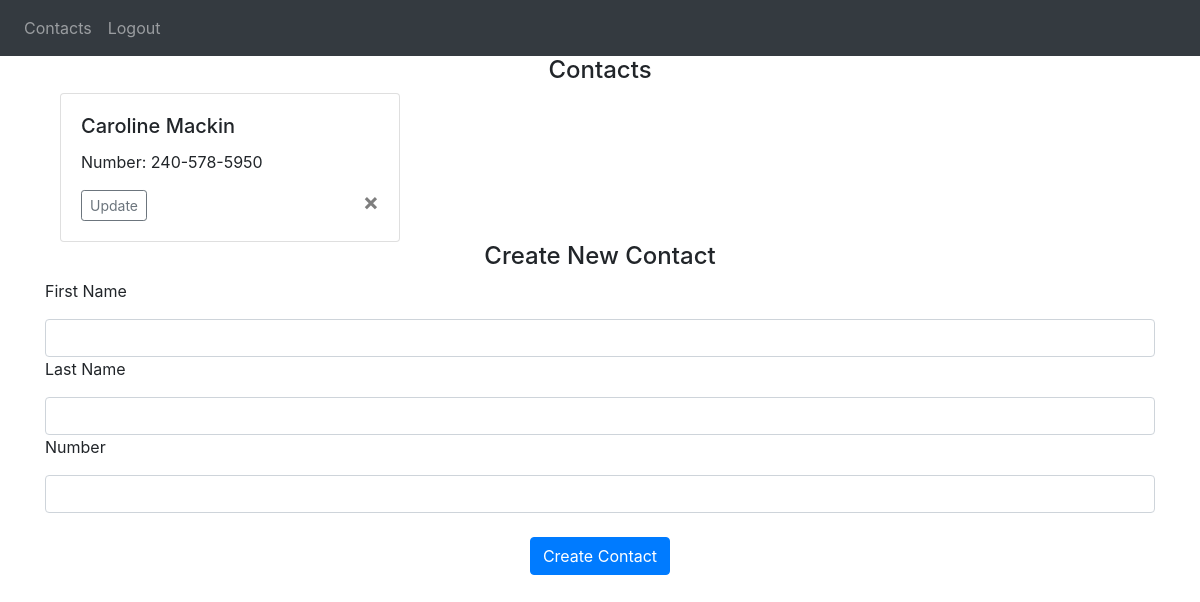
Page / (signed in) on the earlier database version.
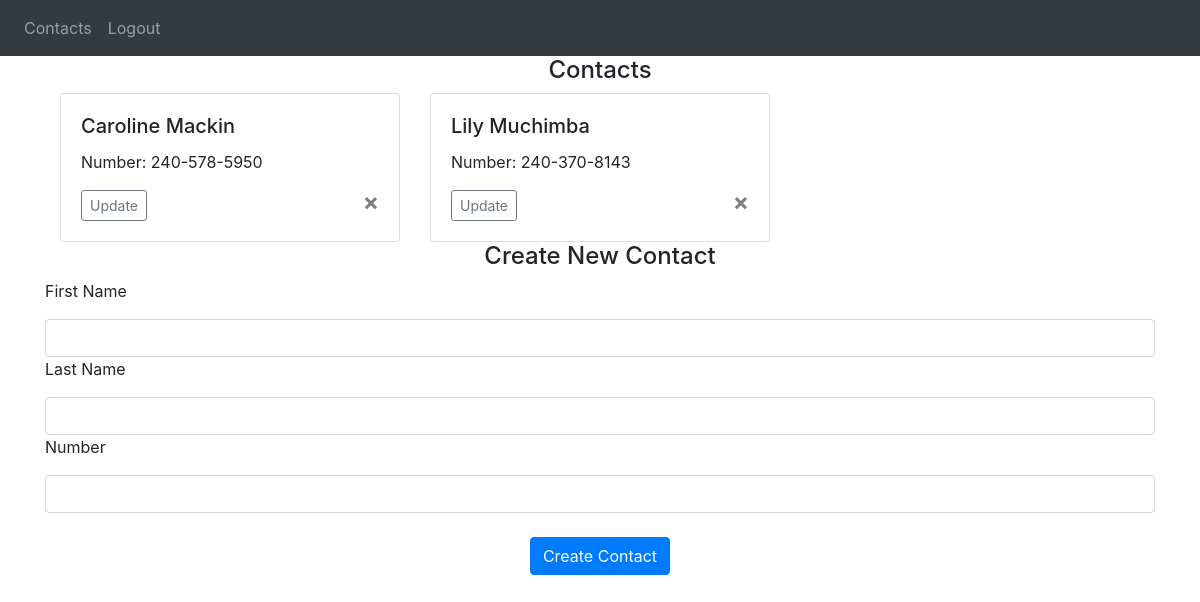
Same page on the later database version.
### Website/models.py (models this page shows)
class Contact(db.Model):
    id = db.Column(db.Integer, primary_key = True)
    first_name = db.Column(db.String(150))
    last_name = db.Column(db.String(150))
    number = db.Column(db.String(150))
    date = db.Column(db.DateTime(timezone = True),default = func.now())
    user_id = db.Column(db.Integer, db.ForeignKey('user.id'))

### Website/views.py (the view, shortened to what this page needs)
@views.route("/",methods=['GET', 'POST'])
@login_required
def contactlist():
    return render_template("contactlist.html", user = current_user)

### Website/__init__.py (called while the page is built)
def create_app():
    app = Flask(__name__)
    app.config['SECRET_KEY'] = 'fhdgwefgifuejukf'
    app.config['SQLALCHEMY_DATABASE_URI'] = f'sqlite:///{DB_NAME}'
    db.init_app(app)
    from .views import views
    from .auth import auth
    app.register_blueprint(views, url_prefix='/')
    app.register_blueprint(auth, url_prefix='/')
    from .models import User, Contact
    create_database(app)
    login_manager = LoginManager()
    login_manager.login_view = 'auth.login'
    login_manager.init_app(app)
    @login_manager.user_loader
    def load_user(id):
        return User.query.get(int(id))
    return app

### Website/templates/contactlist.html (shortened to what this page needs)
{%extends "base.html" %}{% block title %}Contacts{% endblock %}{% block content %}
<h4 align="center">Contacts</h4>
<div class="container">
  <div class="row">
    {% for contact in user.contacts %}
    <div class="col-md-4">
      <div class="card">
        <div class="card-body">
          <h5 class="card-title">{{ contact.first_name }} {{ contact.last_name }}</h5>
          <p class="card-text">Number: {{ contact.number }}</p>
          <button type = "button" class="close" onClick ="deleteContact({{ contact.id }})">
            <span aria-hidden="true">&times;</span>
          </button>
          <a href="/update/{{contact.id}}" class="btn btn-outline-secondary btn-sm">Update</a>
        </div>
      </div>
    </div>
    {% endfor %}
  </div>
</div>
<h4 align = "center">Create New Contact</h4>
<form method = "POST">
    <p>First Name</p>
    <input name = "first_name" id="first_name" class = "form-control"/>
    <p>Last Name</p>
    <input name = "last_name" id="last_name" class = "form-control"/>
    <p>Number</p>
    <input name = "number" id="number" class = "form-control"/>
    <br/>
    <div align = "center">
        <button type="submit" class = "btn btn-primary">Create Contact</button>
    </div>
</form>
{% endblock %}

### Website/templates/base.html (shortened to what this page needs)
<!DOCTYPE html>
<html>
    <head>
        <link
      rel="stylesheet"
      href="https://stackpath.bootstrapcdn.com/bootstrap/4.4.1/css/bootstrap.min.css"
        />
        <link
      rel="stylesheet"
      href="https://stackpath.bootstrapcdn.com/font-awesome/4.7.0/css/font-awesome.min.css"
        />
    </head>
    <body>
        <nav class="navbar navbar-expand-lg navbar-dark bg-dark">
            <div class="collapse navbar-collapse">
                <div class="navbar-nav">
                    {% if user.is_authenticated %}
                    <a class="nav-item nav-link" id="home" href="/">Contacts</a>
                    <a class="nav-item nav-link" id="logout" href="/logout">Logout</a>
                    {% else %}
                    <a class="nav-item nav-link" id="login" href="/login">Login</a>
                    <a class="nav-item nav-link" id="signUp" href="/signup">Sign Up</a>
                    {% endif %}
                </div>
            </div>
        </nav>
        <div class ="container">
            {% block content %}
            {% endblock %}
        </div>
    </body>
</html>

Differences in the rows shown:
added Contact: first_name "Lily", last_name "Muchimba", number "240-370-8143"
